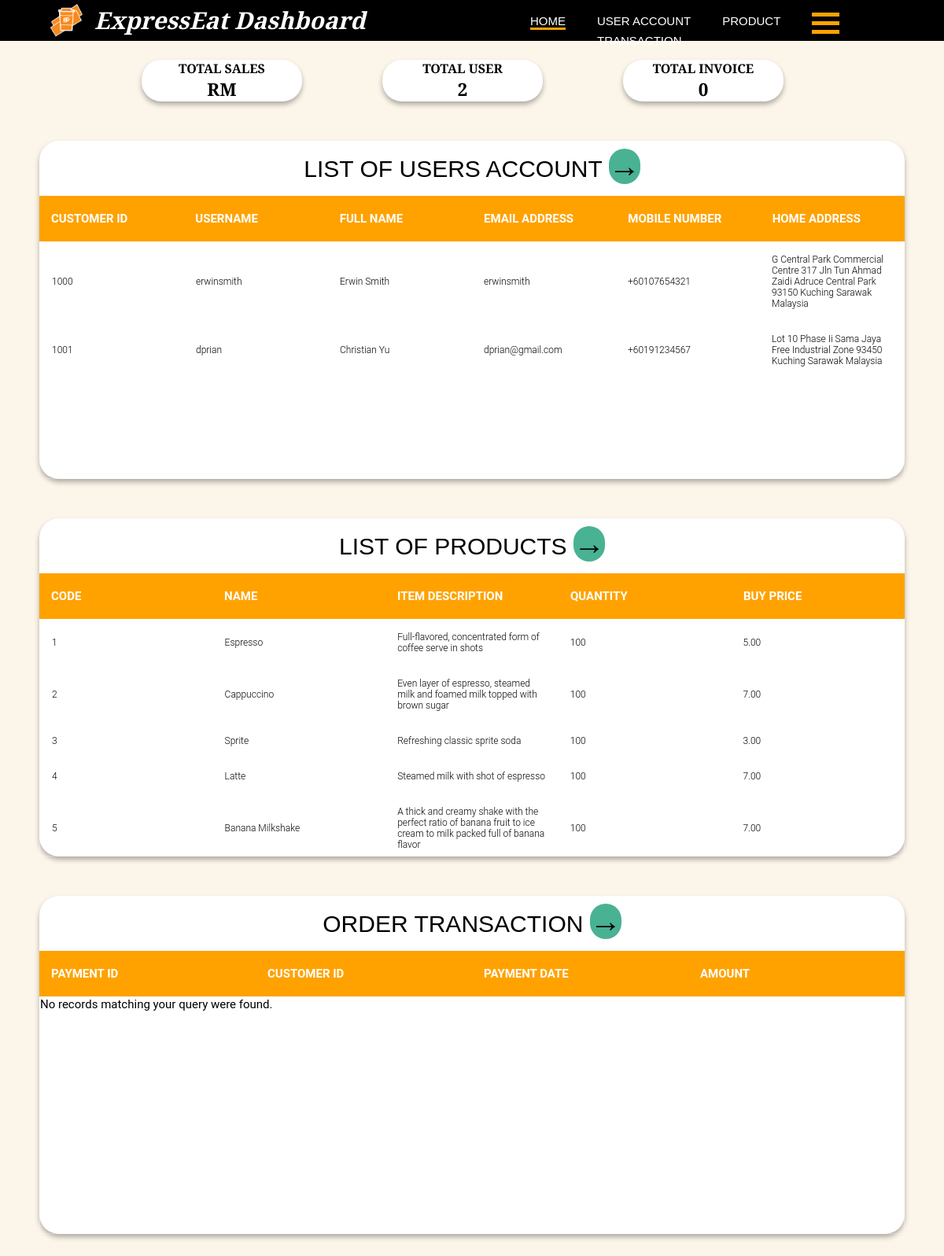
The page /dashboard/dashboard.php on the database as committed earlier.
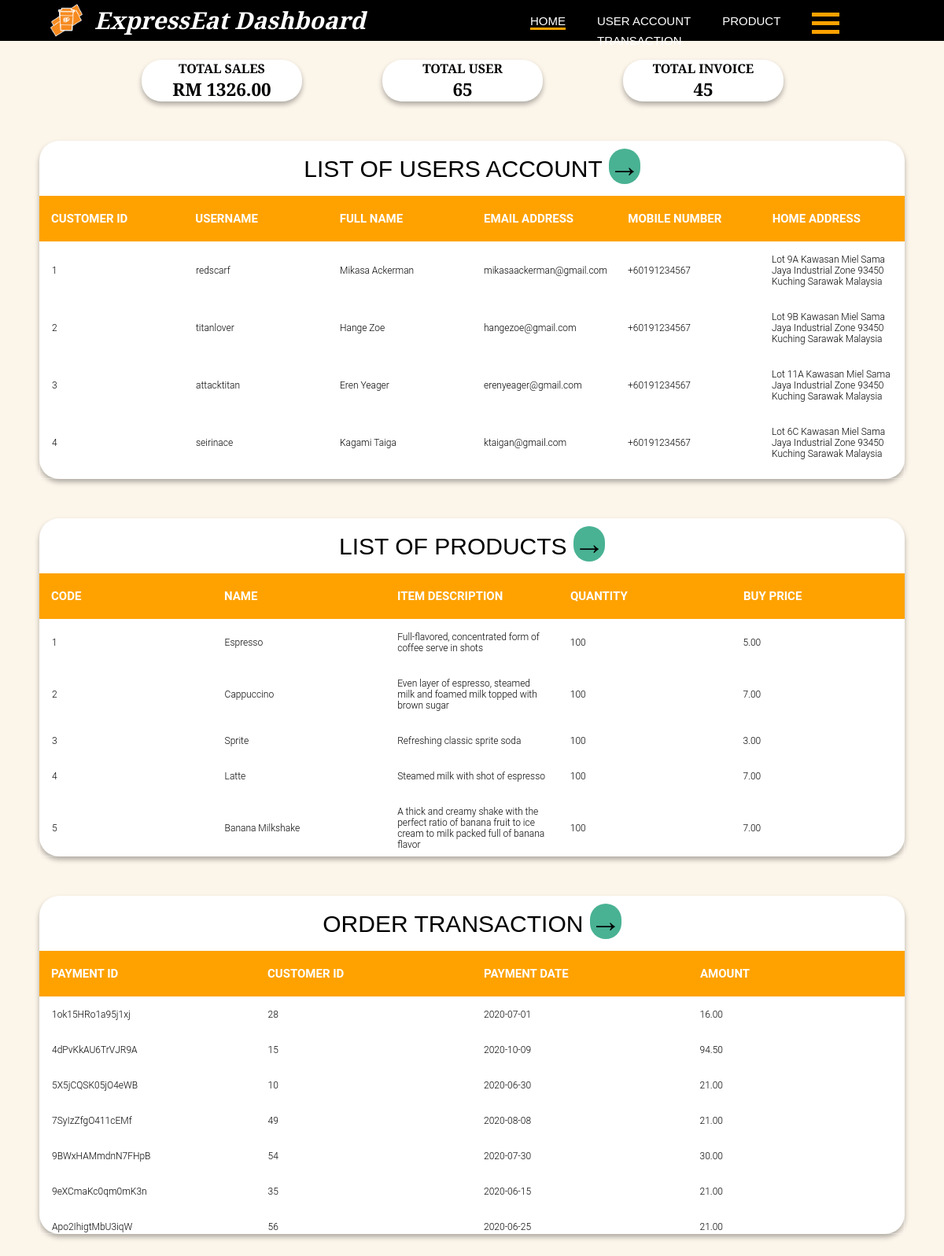
The same page on the database as committed later.
### tables this page shows
CREATE TABLE `customer` (
  `ID` int(10) NOT NULL,
  `Username` varchar(255) NOT NULL,
  `Email` varchar(255) NOT NULL,
  `Password` varchar(25) NOT NULL,
  `FirstName` varchar(255) NOT NULL,
  `LastName` varchar(255) NOT NULL,
  `Gender` varchar(255) NOT NULL,
  `Phone` int(11) NOT NULL,
  `Address1` varchar(255) NOT NULL,
  `Address2` varchar(255) NOT NULL,
  `City` varchar(255) NOT NULL,
  `State` varchar(255) NOT NULL,
  `Country` varchar(255) NOT NULL,
  `PostalCode` int(10) NOT NULL
);

CREATE TABLE `item` (
  `Code` int(10) NOT NULL,
  `Name` varchar(255) NOT NULL,
  `ItemDescription` varchar(255) NOT NULL,
  `QtyInStock` int(10) NOT NULL,
  `BuyPrice` decimal(6,2) NOT NULL
);

CREATE TABLE `payment` (
  `CheckNum` varchar(255) NOT NULL,
  `CustomerID` int(10) NOT NULL,
  `PaymentDate` date NOT NULL,
  `Amount` decimal(6,2) NOT NULL
);

### dashboard/customerList.php (the view, shortened to what this page needs)
<?php
include "dbConnection.php";
$SQLstring = "SELECT * FROM Customer";
if($result = mysqli_query($conn, $SQLstring)){
    if(mysqli_num_rows($result) > 0){
      echo "<table cellpadding='0' cellspacing='0' border='0'>\n";
        while($row = mysqli_fetch_array($result)){
            echo "<tbody>";
                echo "<tr>";
                    echo "<td>" . $row['ID'] . "</td>";
                    echo "<td>" . $row['Username'] . "</td>";
                    echo "<td>" . $row['FirstName']. " ". $row['LastName'] . "</td>";
                    echo "<td>" . $row['Email']. "</td>";
                    echo "<td>". "+60" . $row['Phone']. "</td>";
                    echo "<td>" . $row['Address1']. " ". $row['Address2'] . " ". $row['PostalCode'] ." ". $row['City'] ." ". $row['State'] ." ". $row['Country'] ."</td>";
                echo "</tr>";
            echo "</tbody>";
        }
      echo "</table>";
    } else{
        echo "No records matching your query were found.";
    }
} else{
    echo "ERROR: Could not able to execute $SQLstring. " . mysqli_error($conn);
}
?>

### dashboard/dashboard.php (shortened to what this page needs)
<!DOCTYPE html>
<html lang="en">
<head>
    <link rel="stylesheet" href="../style/style.css">
    <link rel="stylesheet" href="https://cdnjs.cloudflare.com/ajax/libs/font-awesome/4.7.0/css/font-awesome.min.css">
</head>
<body>
    <header>
        <div class="container">
            <div id="branding">
                <img class="main-logo" src="../img/Logo-04.png" alt="logo" width="50px">
                <h1 class="main-title">ExpressEat Dashboard</h1>
            </div>
            <div class="navigation-bar">
                <nav>
                    <ul>
                        <li class="current"><a href="dashboard.php">Home</a></li>
                        <li><a href="userAccount.php">User Account</a></li>
                        <li><a href="product.php">Product</a></li>
                        <li><a href="transaction.php">Transaction</a></li>
                    </ul>
               </nav>
               <div class="dropdown">
                <div class="container-hamburger-icon">
                    <div class="bar1"></div>
                    <div class="bar2"></div>
                    <div class="bar3"></div>
                </div>
            </div>
        </div>
    </header>
    <section id="summary-button">
        <div class="flexbox-container-1 summary-box">
            <h1 id="total-text">Total Sales</h1>
            <?php
              include "dbConnection.php";
              $result= mysqli_query($conn,"SELECT SUM(Amount) AS totalsum FROM Payment");
              $row = mysqli_fetch_assoc($result);
              $sum = $row['totalsum'];
              echo '<h2 id="total-sales">RM '. $sum .'</h2>';
            ?>
        </div>
        <div class="flexbox-container-1 summary-box">
            <h1 id="total-text">Total User</h1>
            <?php
              include "dbConnection.php";
              $result= mysqli_query($conn,"SELECT COUNT(*) AS Value FROM Customer");
              $row = mysqli_fetch_assoc($result);
              $sum = $row['Value'];
              echo '<h2 id="total-user">'. $sum .'</h2>';
            ?>
        </div>
        <div class="flexbox-container-1 summary-box">
            <h1 id="total-text">Total Invoice</h1>
            <?php
              include "dbConnection.php";
              $result= mysqli_query($conn, "SELECT COUNT(*) AS total FROM Payment");
              $row = mysqli_fetch_assoc($result);
              $sum = $row['total'];
              echo '<h2 id="total-order">'. $sum .'</h2>';
            ?>
        </div>
    </section>
    <section class="table-1">
        <h1>
          List of Users Account
          <button class="button tooltip" >
            <span style='font-size:40px;'>
              <a href="userAccount.php">&#8594;</a>
            </span>
          </button>
        </h1>
        <div class="tbl-header">
          <table cellpadding="0" cellspacing="0" border="0">
            <thead>
              <tr>
                <th>Customer ID</th>
                <th>Username</th>
                <th>Full Name</th>
                <th>Email Address</th>
                <th>Mobile Number</th>
                <th>Home Address</th>
              </tr>
            </thead>
          </table>
        </div>
        <div class="tbl-content">
            <?php include 'customerList.php';?>
        </div>
      </section>
      <section class="table-1">
        <h1>
          List of Products
          <button class="button tooltip" >
            <span style='font-size:40px;'>
              <a href="product.php">&#8594;</a>
            </span>
          </button>
        </h1>
        <div class="tbl-header">
          <table cellpadding="0" cellspacing="0" border="0">
            <thead>
              <tr>
                <th>Code</th>
                <th>Name</th>
                <th>Item Description</th>
                <th>Quantity</th>
                <th>Buy Price</th>
              </tr>
            </thead>
          </table>
        </div>
        <div class="tbl-content">
          <?php include 'itemList.php';?>
        </div>
      </section>
      <section class="table-1">
        <h1>
          Order Transaction
          <button class="button tooltip">
            <span style='font-size:40px;'>
              <a href="transaction.php">&#8594;</a>
            </span>
          </button>
        </h1>
        <div class="tbl-header">
        <table cellpadding="0" cellspacing="0" border="0">
            <thead>
                <tr>
                    <th>Payment ID</th>
                    <th>Customer ID</th>
                    <th>Payment Date</th>
                    <th>Amount</th>
                </tr>
            </thead>
        </table>
        </div>
        <div class="tbl-content">
            <?php include 'transactionList.php';?>
        </div>
      </section>
</body>
</html>

### dashboard/itemList.php (shortened to what this page needs)
<?php
include "dbConnection.php";
$SQLstring = "SELECT * FROM Item";
if($result = mysqli_query($conn, $SQLstring)){
    if(mysqli_num_rows($result) > 0){
    echo "<table cellpadding='0' cellspacing='0' border='0'>\n";
        while($row = mysqli_fetch_array($result)){
            echo "<tbody>";
                echo "<tr>";
                    echo "<td>" . $row['Code'] . "</td>";
                    echo "<td>" . $row['Name'] . "</td>";
                    echo "<td>" . $row['ItemDescription'] . "</td>";
                    echo "<td>" . $row['QtyInStock'] . "</td>";
                    echo "<td>" . $row['BuyPrice'] . "</td>";
                echo "</tr>";
            echo "</tbody>";
        }
    echo "</table>";
    } else{
        echo "No records matching your query were found.";
    }
} else{
    echo "ERROR: Could not able to execute $SQLstring. " . mysqli_error($conn);
}
?>

### dashboard/transactionList.php (shortened to what this page needs)
<?php
include "dbConnection.php";
$SQLstring = "SELECT * FROM Payment";
if($result = mysqli_query($conn, $SQLstring)){
    if(mysqli_num_rows($result) > 0){
    echo "<table cellpadding='0' cellspacing='0' border='0'>\n";
        while($row = mysqli_fetch_array($result)){
            echo "<tbody>";
                echo "<tr>";
                    echo "<td>" . $row['CheckNum'] . "</td>";
                    echo "<td>" . $row['CustomerID'] . "</td>";
                    echo "<td>" . $row['PaymentDate'] . "</td>";
                    echo "<td>" . $row['Amount'] . "</td>";
                echo "</tr>";
            echo "</tbody>";
        }
    echo "</table>";
    } else{
        echo "No records matching your query were found.";
    }
} else{
    echo "ERROR: Could not able to execute $SQLstring. " . mysqli_error($conn);
}
?>

### style/style.css (style rules this page uses)
:root { --black: #3a3a3a; --white: #fff; --green: #49b293; --black: #000000; --light-black: #24190b; --dark-grey: #504545; --white-brown: #Fcf5ea; --yellow: #ffa200; --brown: #b47a36; }
html { scroll-behavior: smooth; }
body { font: 15px Segoe UI, Helvetica, sans-serif; padding: 0; margin: 0; background-color: #fcf5ea; font-family: 'Playfair Display', sans-serif; }
.container { margin: auto; width: 90%; }
a { color: black; list-style: none; text-decoration: none; }
header { background-color: black; color: #ffffff; }
header a { color: #ffffff; text-decoration: none; text-transform: uppercase; font-weight: 500; transition-duration: 0.4s; }
header .current { border-bottom: #ffa200 3px solid; position: relative; }
header li { margin: 8px 20px 0px 20px; float: left; display: inline; }
header #branding { float: left; transition-duration: 0.4s; }
header #branding h1 { margin: 0; padding-top: 5px; }
header nav { padding: 10px 5px 0px 0px; }
header .navigation-bar { padding-left: 55%; }
header .main-logo { float: left; }
header .main-title { font-style: italic; float: right; padding: 0px 0px 0px 10px; }
.container-hamburger-icon { display: inline-block; cursor: pointer; padding: 0px 0px 0px 20px; }
.bar1, .bar2, .bar3 { width: 35px; height: 5px; background-color: #ffa200; margin: 6px 0; transition: 0.1s; }
.dropdown { position: relative; display: inline-block; }
#summary-button { margin: 2% 0 0 15%; display: flex; flex-direction: row; }
.flexbox-container-1 { display: flex; align-items: center; justify-content: center; flex-wrap: wrap; }
.summary-box { width: 20%; margin: 0 10% 0 0; border-radius: 25px; background-color: #ffffff; -webkit-box-shadow: 0 4px 6px rgba(0, 0, 0, 0.3); -moz-box-shadow: 0 4px 6px rgba(0, 0, 0, 0.3); box-shadow: 0 4px 6px rgba(0, 0, 0, 0.3); display: block; }
#total-text { text-align: center; text-transform: uppercase; font-size: medium; font-weight: bold; }
#total-sales, #total-user, #total-order { text-align: center; }
.table-1 .button { background-color: var(--green); border: none; color: white; margin: 10px 0 0 0; text-align: center; text-decoration: none; display: inline-block; font-size: 16px; border-radius: 45px; }
.tooltip { position: relative; display: inline-block; border-bottom: 1px dotted black; }
.table-1 h1 { font-family: 'Playfair Display', sans-serif; font-weight: bolder; font-size: 30px; color: black; text-transform: uppercase; font-weight: 300; text-align: center; margin-bottom: 15px; }
.table-1 table { width:100%; table-layout: fixed; }
.table-1 .tbl-header { background-color: #ffa200; }
.table-1 .tbl-header th { color: white; font-weight: bolder; font-size: 15px; }
.table-1 .tbl-content { height:300px; overflow-x:auto; margin-top: 0px; border: 1px solid rgba(255,255,255,0.3); }
.table-1 th { padding: 20px 15px; text-align: left; font-weight: 500; font-size: 12px; color: black; text-transform: uppercase; }
.table-1 td { padding: 15px; text-align: left; vertical-align:middle; font-weight: 300; font-size: 12px; color: black; border-bottom: solid 1px rgba(255,255,255,0.1); }
.table-1 { -webkit-box-shadow: 0 4px 6px rgba(0, 0, 0, 0.3); -moz-box-shadow: 0 4px 6px rgba(0, 0, 0, 0.3); box-shadow: 0 4px 6px rgba(0, 0, 0, 0.3); background-color: #fff; font-family: 'Roboto', sans-serif; margin: 50px; border-radius: 25px; }
* { margin: 0; padding: 0; }

Rows that differ between the two databases and show on the page:
removed customer: ID "1000", Username "erwinsmith", FirstName "Erwin", LastName "Smith", Email "erwinsmith", Phone "107654321", Address1 "G Central Park Commercial Centre 317 Jln Tun Ahmad Zaidi Adruce Central Park", PostalCode "93150", City "Kuching", State "Sarawak", Country "Malaysia"
removed customer: ID "1001", Username "dprian", FirstName "Christian", LastName "Yu", Email "dprian@gmail.com", Phone "191234567", Address1 "Lot 10 Phase Ii Sama Jaya Free Industrial Zone", PostalCode "93450", City "Kuching", State "Sarawak", Country "Malaysia"
added customer: ID "1", Username "redscarf", FirstName "Mikasa", LastName "Ackerman", Email "mikasaackerman@gmail.com", Phone "191234567", Address1 "Lot 9A Kawasan Miel Sama Jaya Industrial Zone", PostalCode "93450", City "Kuching", State "Sarawak", Country "Malaysia"
added customer: ID "2", Username "titanlover", FirstName "Hange", LastName "Zoe", Email "hangezoe@gmail.com", Phone "191234567", Address1 "Lot 9B Kawasan Miel Sama Jaya Industrial Zone", PostalCode "93450", City "Kuching", State "Sarawak", Country "Malaysia"
added customer: ID "3", Username "attacktitan", FirstName "Eren", LastName "Yeager", Email "erenyeager@gmail.com", Phone "191234567", Address1 "Lot 11A Kawasan Miel Sama Jaya Industrial Zone", PostalCode "93450", City "Kuching", State "Sarawak", Country "Malaysia"
added customer: ID "4", Username "seirinace", FirstName "Kagami", LastName "Taiga", Email "ktaigan@gmail.com", Phone "191234567", Address1 "Lot 6C Kawasan Miel Sama Jaya Industrial Zone", PostalCode "93450", City "Kuching", State "Sarawak", Country "Malaysia"
added payment: CheckNum "1ok15HRo1a95j1xj", CustomerID "28", PaymentDate "2020-07-01", Amount "16.00"
added payment: CheckNum "4dPvKkAU6TrVJR9A", CustomerID "15", PaymentDate "2020-10-09", Amount "94.50"
added payment: CheckNum "5X5jCQSK05jO4eWB", CustomerID "10", PaymentDate "2020-06-30", Amount "21.00"
added payment: CheckNum "7SyIzZfgO411cEMf", CustomerID "49", PaymentDate "2020-08-08", Amount "21.00"
added payment: CheckNum "9BWxHAMmdnN7FHpB", CustomerID "54", PaymentDate "2020-07-30", Amount "30.00"
added payment: CheckNum "9eXCmaKc0qm0mK3n", CustomerID "35", PaymentDate "2020-06-15", Amount "21.00"
added payment: CheckNum "Apo2IhigtMbU3iqW", CustomerID "56", PaymentDate "2020-06-25", Amount "21.00"
Other text that changed with them:
$sum: (not shown) → "1326.00"
$sum: "2" → "65"
$sum: "0" → "45"
text no longer shown: "No records matching your query were found."
